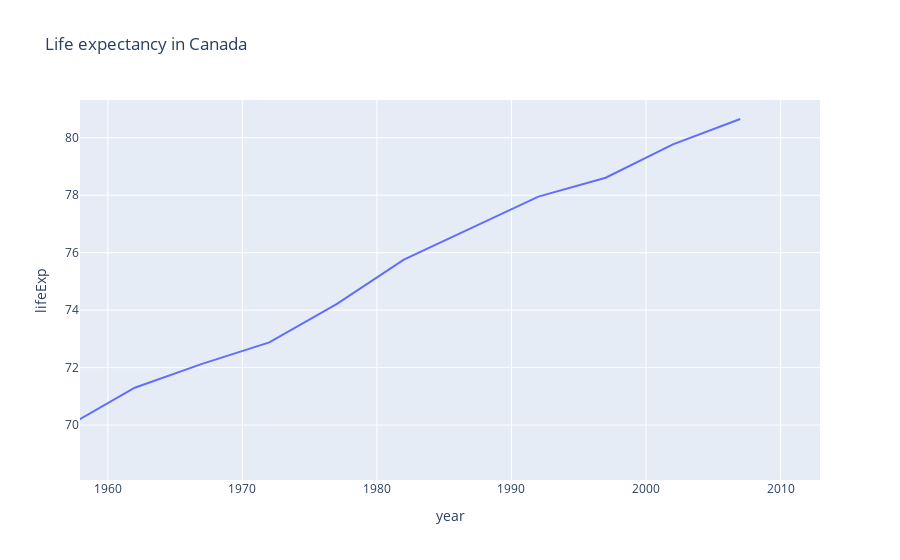

Notebook code for this chart:
### Code cell
# Import gapminder data 
df = px.data.gapminder()

df = px.data.gapminder().query("country=='Canada'")
fig = px.line(df, x="year", y="lifeExp", title='Life expectancy in Canada')
fig.show()

### Figure 1 — Plotly figure (JSON) as saved in the notebook; plotly's stock layout.template omitted (floating-point values rounded to 4 significant figures)
{"data": [{"hovertemplate": "year=%{x}<br>lifeExp=%{y}<extra></extra>", "legendgroup": "", "line": {"color": "#636efa", "dash": "solid"}, "marker": {"symbol": "circle"}, "mode": "lines", "name": "", "orientation": "v", "showlegend": false, "type": "scatter", "x": [1952, 1957, 1962, 1967, 1972, 1977, 1982, 1987, 1992, 1997, 2002, 2007], "xaxis": "x", "y": [68.75, 69.96, 71.3, 72.13, 72.88, 74.21, 75.76, 76.86, 77.95, 78.61, 79.77, 80.65], "yaxis": "y"}], "layout": {"autosize": true, "dragmode": "pan", "legend": {"tracegroupgap": 0}, "title": {"text": "Life expectancy in Canada"}, "xaxis": {"anchor": "y", "autorange": false, "domain": [0, 1], "range": [1958.0, 2013.0], "title": {"text": "year"}, "type": "linear"}, "yaxis": {"anchor": "x", "autorange": false, "domain": [0, 1], "range": [68.09, 81.31], "title": {"text": "lifeExp"}, "type": "linear"}}}
